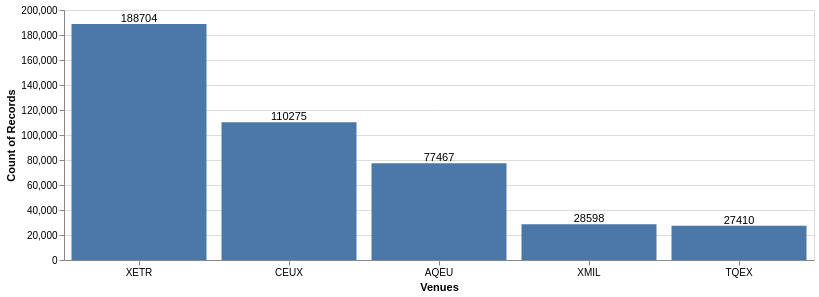
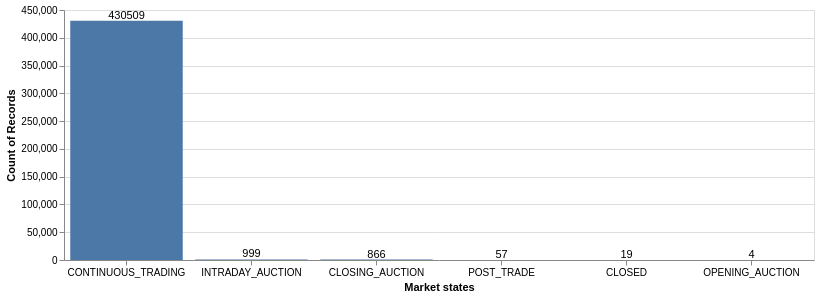
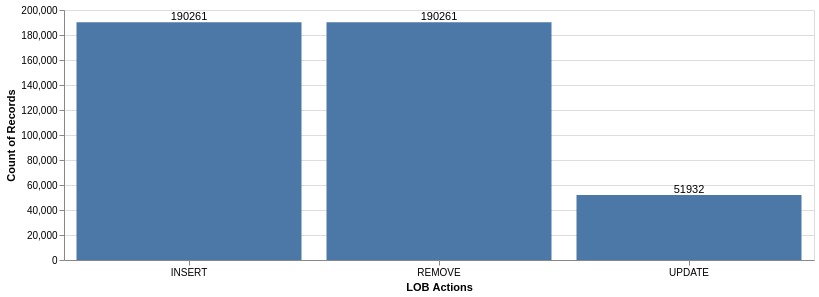

Notebook code for these charts, in order:
### Code cell
show_histogram(
    df=quotes_inc_eu, 
    column_name="venue",
    x_label="Venues"
)
show_histogram(
    df=quotes_inc_eu, 
    column_name="market_state",
    x_label="Market states"
)
show_histogram(
    df=quotes_inc_eu, 
    column_name="lob_action",
    x_label="LOB Actions"
)

### Figure 1 — Vega specification as saved in the notebook (floating-point values rounded to 4 significant figures)
{"$schema": "https://vega.github.io/schema/vega/v6.json", "data": [{"name": "source_0"}, {"name": "source_1"}, {"name": "data_0", "values": [{"__count": 77467, "venue": "AQEU"}, {"__count": 27410, "venue": "TQEX"}, {"__count": 110275, "venue": "CEUX"}, {"__count": 188704, "venue": "XETR"}, {"__count": 28598, "venue": "XMIL"}]}, {"name": "data_1", "values": [{"__count": 77467, "venue": "AQEU"}, {"__count": 27410, "venue": "TQEX"}, {"__count": 110275, "venue": "CEUX"}, {"__count": 188704, "venue": "XETR"}, {"__count": 28598, "venue": "XMIL"}]}, {"name": "source_0_x_domain_venue_0", "values": [{"sort_field": 77467, "venue": "AQEU"}, {"sort_field": 27410, "venue": "TQEX"}, {"sort_field": 110275, "venue": "CEUX"}, {"sort_field": 188704, "venue": "XETR"}, {"sort_field": 28598, "venue": "XMIL"}]}, {"name": "source_1_x_domain_venue_1", "values": [{"sort_field": 77467, "venue": "AQEU"}, {"sort_field": 27410, "venue": "TQEX"}, {"sort_field": 110275, "venue": "CEUX"}, {"sort_field": 188704, "venue": "XETR"}, {"sort_field": 28598, "venue": "XMIL"}]}], "marks": [{"type": "rect", "name": "layer_0_marks", "from": {"data": "data_0"}, "encode": {"update": {"fill": {"value": "#4c78a8"}, "width": {"signal": "max(0.25, bandwidth('x'))"}, "x": {"field": "venue", "scale": "x"}, "y": {"field": "__count", "scale": "y"}, "y2": {"value": 0, "scale": "y"}}}, "style": ["bar"]}, {"type": "text", "name": "layer_1_marks", "from": {"data": "data_1"}, "encode": {"update": {"fill": {"value": "black"}, "text": {"signal": "format(datum[\"__count\"], \"\")"}, "dy": {"value": -5}, "x": {"field": "venue", "scale": "x", "band": 0.5}, "align": {"value": "center"}, "y": {"field": "__count", "scale": "y"}, "baseline": {"value": "middle"}}}, "style": ["text"]}], "scales": [{"name": "x", "type": "band", "domain": {"fields": [{"data": "source_0_x_domain_venue_0", "field": "venue"}, {"data": "source_1_x_domain_venue_1", "field": "venue"}], "sort": {"op": "max", "field": "sort_field", "order": "descending"}}, "range": [0, {"signal": "width"}], "paddingInner": 0.1, "paddingOuter": 0.05}, {"name": "y", "type": "linear", "domain": {"fields": [{"data": "data_0", "field": "__count"}, {"data": "data_1", "field": "__count"}]}, "range": [{"signal": "height"}, 0], "zero": true, "nice": true}], "axes": [{"scale": "y", "aria": false, "maxExtent": 0, "domain": false, "ticks": false, "grid": true, "minExtent": 0, "orient": "left", "gridScale": "x", "zindex": 0, "labels": false, "tickCount": {"signal": "ceil(height/40)"}}, {"scale": "x", "zindex": 0, "title": "Venues", "labelBaseline": "top", "orient": "bottom", "grid": false, "labelAngle": 0}, {"scale": "y", "orient": "left", "tickCount": {"signal": "ceil(height/40)"}, "labelOverlap": true, "grid": false, "zindex": 0, "title": "Count of Records"}], "padding": 5, "background": "white", "style": "cell", "height": 250, "width": 750}

### Figure 2 — Vega specification as saved in the notebook (floating-point values rounded to 4 significant figures)
{"$schema": "https://vega.github.io/schema/vega/v6.json", "data": [{"name": "source_0"}, {"name": "source_1"}, {"name": "data_0", "values": [{"__count": 430509, "market_state": "CONTINUOUS_TRADING"}, {"__count": 19, "market_state": "CLOSED"}, {"__count": 57, "market_state": "POST_TRADE"}, {"__count": 999, "market_state": "INTRADAY_AUCTION"}, {"__count": 866, "market_state": "CLOSING_AUCTION"}, {"__count": 4, "market_state": "OPENING_AUCTION"}]}, {"name": "data_1", "values": [{"__count": 430509, "market_state": "CONTINUOUS_TRADING"}, {"__count": 19, "market_state": "CLOSED"}, {"__count": 57, "market_state": "POST_TRADE"}, {"__count": 999, "market_state": "INTRADAY_AUCTION"}, {"__count": 866, "market_state": "CLOSING_AUCTION"}, {"__count": 4, "market_state": "OPENING_AUCTION"}]}, {"name": "source_0_x_domain_market_state_0", "values": [{"market_state": "CONTINUOUS_TRADING", "sort_field": 430509}, {"market_state": "CLOSED", "sort_field": 19}, {"market_state": "POST_TRADE", "sort_field": 57}, {"market_state": "INTRADAY_AUCTION", "sort_field": 999}, {"market_state": "CLOSING_AUCTION", "sort_field": 866}, {"market_state": "OPENING_AUCTION", "sort_field": 4}]}, {"name": "source_1_x_domain_market_state_1", "values": [{"market_state": "CONTINUOUS_TRADING", "sort_field": 430509}, {"market_state": "CLOSED", "sort_field": 19}, {"market_state": "POST_TRADE", "sort_field": 57}, {"market_state": "INTRADAY_AUCTION", "sort_field": 999}, {"market_state": "CLOSING_AUCTION", "sort_field": 866}, {"market_state": "OPENING_AUCTION", "sort_field": 4}]}], "marks": [{"type": "rect", "name": "layer_0_marks", "from": {"data": "data_0"}, "encode": {"update": {"fill": {"value": "#4c78a8"}, "x": {"field": "market_state", "scale": "x"}, "width": {"signal": "max(0.25, bandwidth('x'))"}, "y": {"field": "__count", "scale": "y"}, "y2": {"value": 0, "scale": "y"}}}, "style": ["bar"]}, {"type": "text", "name": "layer_1_marks", "from": {"data": "data_1"}, "encode": {"update": {"x": {"field": "market_state", "scale": "x", "band": 0.5}, "baseline": {"value": "middle"}, "align": {"value": "center"}, "dy": {"value": -5}, "text": {"signal": "format(datum[\"__count\"], \"\")"}, "fill": {"value": "black"}, "y": {"field": "__count", "scale": "y"}}}, "style": ["text"]}], "scales": [{"name": "x", "type": "band", "domain": {"fields": [{"data": "source_0_x_domain_market_state_0", "field": "market_state"}, {"data": "source_1_x_domain_market_state_1", "field": "market_state"}], "sort": {"op": "max", "field": "sort_field", "order": "descending"}}, "range": [0, {"signal": "width"}], "paddingOuter": 0.05, "paddingInner": 0.1}, {"name": "y", "type": "linear", "domain": {"fields": [{"data": "data_0", "field": "__count"}, {"data": "data_1", "field": "__count"}]}, "range": [{"signal": "height"}, 0], "nice": true, "zero": true}], "axes": [{"scale": "y", "gridScale": "x", "domain": false, "minExtent": 0, "ticks": false, "tickCount": {"signal": "ceil(height/40)"}, "labels": false, "orient": "left", "zindex": 0, "grid": true, "aria": false, "maxExtent": 0}, {"scale": "x", "zindex": 0, "labelBaseline": "top", "grid": false, "title": "Market states", "orient": "bottom", "labelAngle": 0}, {"scale": "y", "grid": false, "tickCount": {"signal": "ceil(height/40)"}, "zindex": 0, "title": "Count of Records", "orient": "left", "labelOverlap": true}], "padding": 5, "width": 750, "height": 250, "style": "cell", "background": "white"}

### Figure 3 — Vega specification as saved in the notebook (floating-point values rounded to 4 significant figures)
{"$schema": "https://vega.github.io/schema/vega/v6.json", "data": [{"name": "source_0"}, {"name": "source_1"}, {"name": "data_0", "values": [{"__count": 190261, "lob_action": "INSERT"}, {"__count": 190261, "lob_action": "REMOVE"}, {"__count": 51932, "lob_action": "UPDATE"}]}, {"name": "data_1", "values": [{"__count": 190261, "lob_action": "INSERT"}, {"__count": 190261, "lob_action": "REMOVE"}, {"__count": 51932, "lob_action": "UPDATE"}]}, {"name": "source_0_x_domain_lob_action_0", "values": [{"lob_action": "INSERT", "sort_field": 190261}, {"lob_action": "REMOVE", "sort_field": 190261}, {"lob_action": "UPDATE", "sort_field": 51932}]}, {"name": "source_1_x_domain_lob_action_1", "values": [{"lob_action": "INSERT", "sort_field": 190261}, {"lob_action": "REMOVE", "sort_field": 190261}, {"lob_action": "UPDATE", "sort_field": 51932}]}], "marks": [{"type": "rect", "name": "layer_0_marks", "from": {"data": "data_0"}, "encode": {"update": {"x": {"field": "lob_action", "scale": "x"}, "y": {"field": "__count", "scale": "y"}, "width": {"signal": "max(0.25, bandwidth('x'))"}, "fill": {"value": "#4c78a8"}, "y2": {"value": 0, "scale": "y"}}}, "style": ["bar"]}, {"type": "text", "name": "layer_1_marks", "from": {"data": "data_1"}, "encode": {"update": {"baseline": {"value": "middle"}, "fill": {"value": "black"}, "text": {"signal": "format(datum[\"__count\"], \"\")"}, "y": {"field": "__count", "scale": "y"}, "x": {"field": "lob_action", "scale": "x", "band": 0.5}, "align": {"value": "center"}, "dy": {"value": -5}}}, "style": ["text"]}], "scales": [{"name": "x", "type": "band", "domain": {"fields": [{"data": "source_0_x_domain_lob_action_0", "field": "lob_action"}, {"data": "source_1_x_domain_lob_action_1", "field": "lob_action"}], "sort": {"op": "max", "field": "sort_field", "order": "descending"}}, "range": [0, {"signal": "width"}], "paddingInner": 0.1, "paddingOuter": 0.05}, {"name": "y", "type": "linear", "domain": {"fields": [{"data": "data_0", "field": "__count"}, {"data": "data_1", "field": "__count"}]}, "range": [{"signal": "height"}, 0], "nice": true, "zero": true}], "axes": [{"scale": "y", "tickCount": {"signal": "ceil(height/40)"}, "minExtent": 0, "zindex": 0, "orient": "left", "labels": false, "aria": false, "gridScale": "x", "maxExtent": 0, "domain": false, "grid": true, "ticks": false}, {"scale": "x", "orient": "bottom", "labelAngle": 0, "zindex": 0, "labelBaseline": "top", "title": "LOB Actions", "grid": false}, {"scale": "y", "zindex": 0, "labelOverlap": true, "title": "Count of Records", "tickCount": {"signal": "ceil(height/40)"}, "orient": "left", "grid": false}], "padding": 5, "style": "cell", "height": 250, "width": 750, "background": "white"}
